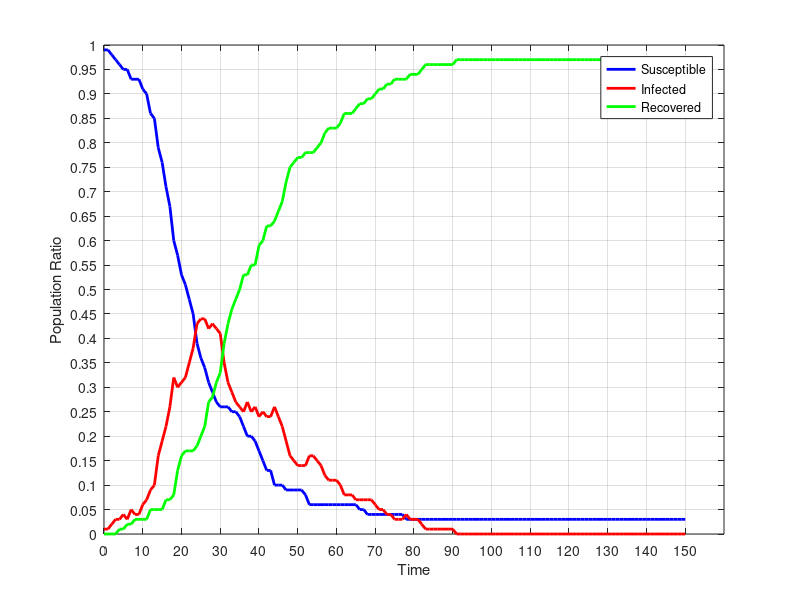

Write MATLAB code to recreate this figure.
dynamics = [
99.0,1.0,0.0;
99.0,1.0,0.0;
98.0,2.0,0.0;
97.0,3.0,0.0;
96.0,3.0,1.0;
95.0,4.0,1.0;
95.0,3.0,2.0;
93.0,5.0,2.0;
93.0,4.0,3.0;
93.0,4.0,3.0;
91.0,6.0,3.0;
90.0,7.0,3.0;
86.0,9.0,5.0;
85.0,10.0,5.0;
79.0,16.0,5.0;
76.0,19.0,5.0;
71.0,22.0,7.0;
67.0,26.0,7.0;
60.0,32.0,8.0;
57.0,30.0,13.0;
53.0,31.0,16.0;
51.0,32.0,17.0;
48.0,35.0,17.0;
45.0,38.0,17.0;
39.0,43.0,18.0;
36.0,44.0,20.0;
34.0,44.0,22.0;
31.0,42.0,27.0;
29.0,43.0,28.0;
27.0,42.0,31.0;
26.0,41.0,33.0;
26.0,35.0,39.0;
26.0,31.0,43.0;
25.0,29.0,46.0;
25.0,27.0,48.0;
24.0,26.0,50.0;
22.0,25.0,53.0;
20.0,27.0,53.0;
20.0,25.0,55.0;
19.0,26.0,55.0;
17.0,24.0,59.0;
15.0,25.0,60.0;
13.0,24.0,63.0;
13.0,24.0,63.0;
10.0,26.0,64.0;
10.0,24.0,66.0;
10.0,22.0,68.0;
9.0,19.0,72.0;
9.0,16.0,75.0;
9.0,15.0,76.0;
9.0,14.0,77.0;
9.0,14.0,77.0;
8.0,14.0,78.0;
6.0,16.0,78.0;
6.0,16.0,78.0;
6.0,15.0,79.0;
6.0,14.0,80.0;
6.0,12.0,82.0;
6.0,11.0,83.0;
6.0,11.0,83.0;
6.0,11.0,83.0;
6.0,10.0,84.0;
6.0,8.0,86.0;
6.0,8.0,86.0;
6.0,8.0,86.0;
6.0,7.0,87.0;
5.0,7.0,88.0;
5.0,7.0,88.0;
4.0,7.0,89.0;
4.0,7.0,89.0;
4.0,6.0,90.0;
4.0,5.0,91.0;
4.0,5.0,91.0;
4.0,4.0,92.0;
4.0,4.0,92.0;
4.0,3.0,93.0;
4.0,3.0,93.0;
4.0,3.0,93.0;
3.0,4.0,93.0;
3.0,3.0,94.0;
3.0,3.0,94.0;
3.0,3.0,94.0;
3.0,2.0,95.0;
3.0,1.0,96.0;
3.0,1.0,96.0;
3.0,1.0,96.0;
3.0,1.0,96.0;
3.0,1.0,96.0;
3.0,1.0,96.0;
3.0,1.0,96.0;
3.0,1.0,96.0;
3.0,0.0,97.0;
3.0,0.0,97.0;
3.0,0.0,97.0;
3.0,0.0,97.0;
3.0,0.0,97.0;
3.0,0.0,97.0;
3.0,0.0,97.0;
3.0,0.0,97.0;
3.0,0.0,97.0;
3.0,0.0,97.0;
3.0,0.0,97.0;
3.0,0.0,97.0;
3.0,0.0,97.0;
3.0,0.0,97.0;
3.0,0.0,97.0;
3.0,0.0,97.0;
3.0,0.0,97.0;
3.0,0.0,97.0;
3.0,0.0,97.0;
3.0,0.0,97.0;
3.0,0.0,97.0;
3.0,0.0,97.0;
3.0,0.0,97.0;
3.0,0.0,97.0;
3.0,0.0,97.0;
3.0,0.0,97.0;
3.0,0.0,97.0;
3.0,0.0,97.0;
3.0,0.0,97.0;
3.0,0.0,97.0;
3.0,0.0,97.0;
3.0,0.0,97.0;
3.0,0.0,97.0;
3.0,0.0,97.0;
3.0,0.0,97.0;
3.0,0.0,97.0;
3.0,0.0,97.0;
3.0,0.0,97.0;
3.0,0.0,97.0;
3.0,0.0,97.0;
3.0,0.0,97.0;
3.0,0.0,97.0;
3.0,0.0,97.0;
3.0,0.0,97.0;
3.0,0.0,97.0;
3.0,0.0,97.0;
3.0,0.0,97.0;
3.0,0.0,97.0;
3.0,0.0,97.0;
3.0,0.0,97.0;
3.0,0.0,97.0;
3.0,0.0,97.0;
3.0,0.0,97.0;
3.0,0.0,97.0;
3.0,0.0,97.0;
3.0,0.0,97.0;
3.0,0.0,97.0;
3.0,0.0,97.0;
3.0,0.0,97.0;
3.0,0.0,97.0;
];
susceptible = dynamics (:, 1);
infected = dynamics (:, 2);
recovered = dynamics (:, 3);
totalPopulation = susceptible(1) + infected(1) + recovered(1);
susceptibleRatio = susceptible ./ totalPopulation;
infectedRatio = infected ./ totalPopulation;
recoveredRatio = recovered ./ totalPopulation;
steps = length (susceptible);
indices = 0 : steps - 1;
time = 0 : (1) : steps - 1;
replications = 10;
figure
plot (indices, susceptibleRatio.', 'color', 'blue', 'linewidth', 2);
hold on
plot (indices, infectedRatio.', 'color', 'red', 'linewidth', 2);
hold on
plot (indices, recoveredRatio.', 'color', 'green', 'linewidth', 2);
set(gca,'YTick',0:0.05:1.0);
set(gca,'XTick', indices(1:10:end), 'xticklabel', time(1:10:end));
xlabel ('Time');
ylabel ('Population Ratio');
legend('Susceptible','Infected', 'Recovered');
grid on
